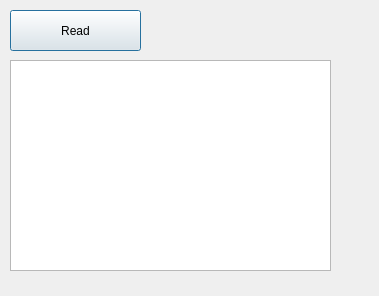
<?xml version="1.0" encoding="UTF-8"?>
<ui version="4.0">
 <class>Dialog</class>
 <widget class="QDialog" name="Dialog">
  <property name="geometry">
   <rect>
    <x>0</x>
    <y>0</y>
    <width>379</width>
    <height>296</height>
   </rect>
  </property>
  <property name="windowTitle">
   <string>Dialog</string>
  </property>
  <widget class="QLabel" name="label">
   <property name="geometry">
    <rect>
     <x>20</x>
     <y>30</y>
     <width>66</width>
     <height>14</height>
    </rect>
   </property>
   <property name="text">
    <string/>
   </property>
  </widget>
  <widget class="QPushButton" name="read">
   <property name="geometry">
    <rect>
     <x>10</x>
     <y>10</y>
     <width>131</width>
     <height>41</height>
    </rect>
   </property>
   <property name="text">
    <string>Read</string>
   </property>
  </widget>
  <widget class="QTextBrowser" name="textBrowser">
   <property name="geometry">
    <rect>
     <x>10</x>
     <y>60</y>
     <width>321</width>
     <height>211</height>
    </rect>
   </property>
  </widget>
 </widget>
 <resources/>
 <connections/>
</ui>
